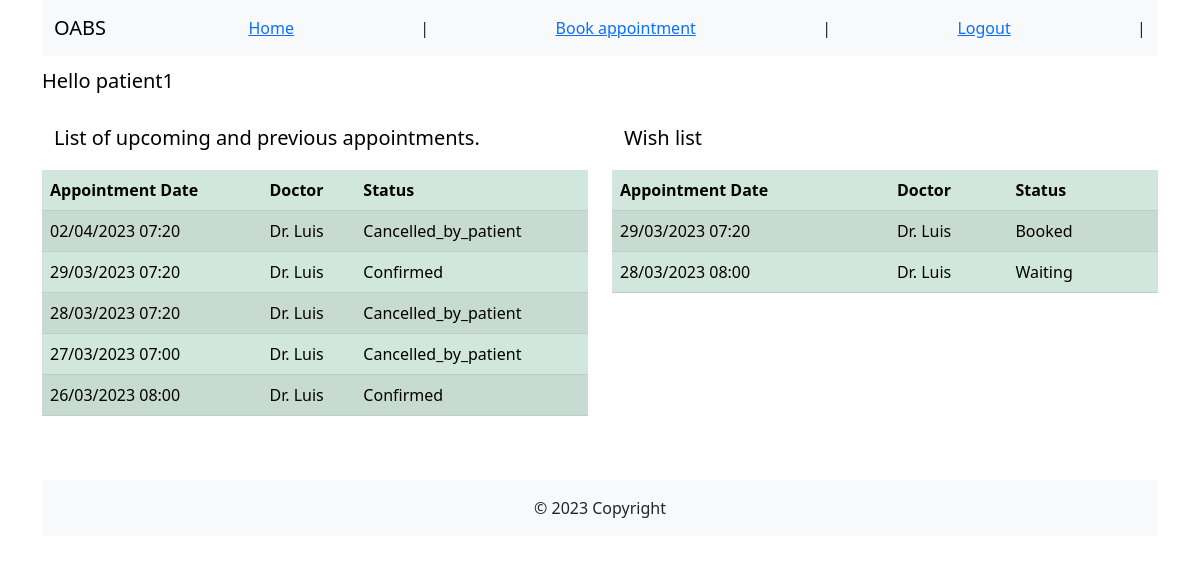
The page /home/ (signed in) on the database as committed earlier.
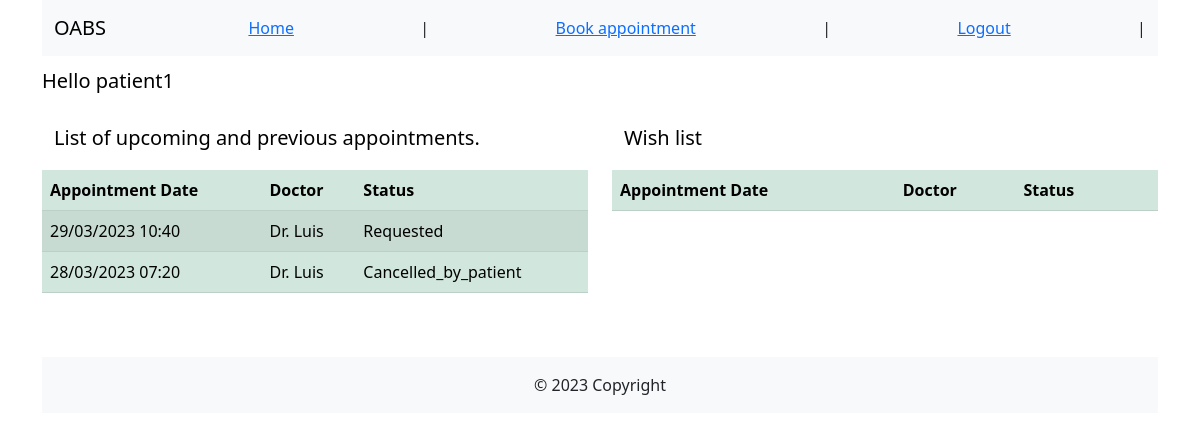
The same page on the database as committed later.
### appointments_app/models.py (models this page shows, shortened)
class Appointment(models.Model):
    patient = models.ForeignKey(Patient, on_delete=models.CASCADE)
    doctor = models.ForeignKey(Doctor, on_delete=models.CASCADE)
    appointment_date = models.DateTimeField(blank=False)
    symptoms = models.CharField(max_length=256, blank=False)
    request_date = models.DateTimeField(default = timezone.now)
    appointment_status = models.ForeignKey(
        AppointmentStatus, on_delete=models.CASCADE, to_field='status', default='Requested')
    class Meta:
        constraints = [models.UniqueConstraint(
            fields=['doctor', 'appointment_date', 'appointment_status'],
            condition=Q(appointment_status='Requested') | Q(appointment_status='Confirmed'),
            name='unique_appointment')]

class AppointmentStatus(models.Model):
    status = models.CharField(max_length=256, blank=False, unique=True)
    def __str__(self):
        return f'{self.status}'

class WishList(models.Model):
    patient = models.ForeignKey(Patient, on_delete=models.CASCADE)
    doctor = models.ForeignKey(Doctor, on_delete=models.CASCADE)
    appointment_date = models.DateTimeField(blank=False)
    symptoms = models.CharField(max_length=256, blank=False)
    request_date = models.DateTimeField(default = timezone.now)
    wishlist_status = models.ForeignKey(
        WishListStatus, on_delete=models.CASCADE, to_field='status', default='Waiting')
    class Meta:
        constraints = [models.UniqueConstraint(
            fields=['patient','doctor', 'appointment_date', 'wishlist_status'],
            condition=Q(wishlist_status='Waiting') | Q(wishlist_status='Available')| Q(wishlist_status='Booked'),
            name='unique_wishlist_record')]

class WishListStatus(models.Model):
    status = models.CharField(max_length=256, blank=False, unique=True)
    def __str__(self):
        return f'{self.status}'

### users_app/models.py (models this page shows, shortened)
class Doctor(models.Model):
    user = models.OneToOneField(User, on_delete=models.CASCADE)
    type = models.ForeignKey(DoctorType, on_delete=models.PROTECT)
    licence_valid = models.BooleanField(blank=False)
    dob = models.DateField(blank=False)
    home_address = models.CharField(max_length=256, blank=False)
    home_phone = models.CharField(max_length=20, blank=False)

### users_app/views.py (the view, shortened to what this page needs)
# urls.py: path('home/', views.home_view, name='home_page'),
@login_required(login_url='users_app:login_page')
def home_view(request):
    if request.user.groups.filter(name='patients').exists():
        try:
            patient = Patient.objects.get(user=request.user)
            appointments = Appointment.objects.filter(
                patient=patient).order_by('-appointment_date')[:20]
            wishlist = WishList.objects.filter(
                patient=patient).order_by('-appointment_date')[:20]
        except Patient.DoesNotExist:
            return HttpResponseNotFound("Error: Patient_id not found.")
        except Exception:
            return HttpResponseNotFound("Error: DB error .")
        return render(request,
                      'home_patient.html',
                      context={'user': request.user,
                               'appointments': appointments,
                               'wishlist': wishlist})
    else:
        return HttpResponseNotFound('<h1>No group assigned to the user</h1>')

### users_app/templates/home_patient.html (shortened to what this page needs)
{% extends "./base.html" %}
{% block nav %}
{% include "./nav_patient.html" %}
{% endblock %}
{% block content %}
{% if user.is_authenticated %}
<div class="row">
    <nav class="navbar navbar-light ">
        <div class="container-fluid">
            <p class="navbar-brand mb-1 h1">Hello {{ user.username }} </p>
        </div>
    </nav>
</div>
<div class="row">
    <div class="col">
        <div class="col">
            <nav class="navbar navbar-light ">
                <div class="container-fluid">
                    <span class="navbar-brand mb-1 ">List of upcoming and previous appointments.</span>
                </div>
            </nav>
        </div>
        <table class="table table-success table-striped">
            <thead>
                <tr>
                    <th scope="col">Appointment Date</th>
                    <th scope="col">Doctor</th>
                    <th scope="col">Status</th>
                </tr>
            </thead>
            <tbody>
                {% for appointment in appointments %}
                <tr>
                    <td>{{ appointment.appointment_date|date:"d/m/Y H:i"}}</td>
                    <td>Dr. {{ appointment.doctor.user.last_name }}</td>
                    <td>{{ appointment.appointment_status }}</td>
                </tr>
                {% endfor %}
            </tbody>
        </table>
    </div>
    <div class="col">
        <nav class="navbar navbar-light ">
            <div class="container-fluid">
                <span class="navbar-brand mb-1 ">Wish list</span>
            </div>
        </nav>
        <table class="table table-success table-striped">
            <thead>
                <tr>
                    <th scope="col">Appointment Date</th>
                    <th scope="col">Doctor</th>
                    <th scope="col">Status</th>
                    <th scope="col"></th>
                </tr>
            </thead>
            <tbody>
                {% for entry in wishlist %}
                <tr>
                    <td>{{ entry.appointment_date|date:"d/m/Y H:i" }}</td>
                    <td>Dr. {{ entry.doctor.user.last_name }}</td>
                    <td>{{ entry.wishlist_status }}</td>
                    {% if entry.wishlist_status.status == "Available" %}
                    <td>
                        <form action="{% url 'appointments_app:book_appointment' %}" method="post">
                            {% csrf_token %}
                            <input type="hidden" name="doctor" value="{{ entry.doctor.pk }}" />
                            <input type="hidden" name="appointment_date"
                                value="{{ entry.appointment_date|date:'c' }}" />
                            <input type="hidden" name="symptoms" value='{{ entry.symptoms }}' />
                            <button type="submit" class="btn btn-primary">Book</button>
                        </form>
                    </td>
                    {% else %}
                    <td></td>
                    {% endif %}
                </tr>
                {% endfor %}
            </tbody>
        </table>
    </div>
</div>
{% endif %}
{% endblock %}

### users_app/templates/base.html (shortened to what this page needs)
<!DOCTYPE html>
<html lang="en">
<head>
    <link href="https://cdn.jsdelivr.net/npm/bootstrap@5.3.0-alpha1/dist/css/bootstrap.min.css" rel="stylesheet"
>
</head>
<body>
    <div class="container">
        {% block nav %} There is no content rendered {% endblock %}
        {% block content %} There is no content rendered {% endblock %}
        <footer>
            <div class="text-center p-3 mt-5 bg-light">
                © 2023 Copyright
            </div>
        </footer>
    </div>
</body>
</html>

### users_app/templates/nav_patient.html
<nav class="navbar navbar-expand-lg navbar-light bg-light">
    <div class="container-fluid">
        <a class="navbar-brand" href="#">OABS</a>
        {% if user.is_authenticated %}
        <a href="{% url 'users_app:home_page' %}">Home</a> |
        <a href="{% url 'appointments_app:doctor_list_view' %}">Book appointment</a> |
        <a href="{% url 'users_app:logout_page' %}">Logout</a> |
        {% else %}
        <a href="{% url 'users_app:registration_page' %}">Register</a>
        {% endif %}
    </div>
</nav>

Rows that differ between the two databases and show on the page:
removed Appointment: appointment_date "02/04/2023 07:20", doctor.user.last_name "Luis", appointment_status "Cancelled_by_patient"
removed Appointment: appointment_date "29/03/2023 07:20", doctor.user.last_name "Luis", appointment_status "Confirmed"
removed Appointment: appointment_date "27/03/2023 07:00", doctor.user.last_name "Luis", appointment_status "Cancelled_by_patient"
removed Appointment: appointment_date "26/03/2023 08:00", doctor.user.last_name "Luis", appointment_status "Confirmed"
removed WishList: appointment_date "29/03/2023 07:20", doctor.user.last_name "Luis", wishlist_status "Booked"
removed WishList: appointment_date "28/03/2023 08:00", doctor.user.last_name "Luis", wishlist_status "Waiting"
added Appointment: appointment_date "29/03/2023 10:40", doctor.user.last_name "Luis", appointment_status "Requested"
